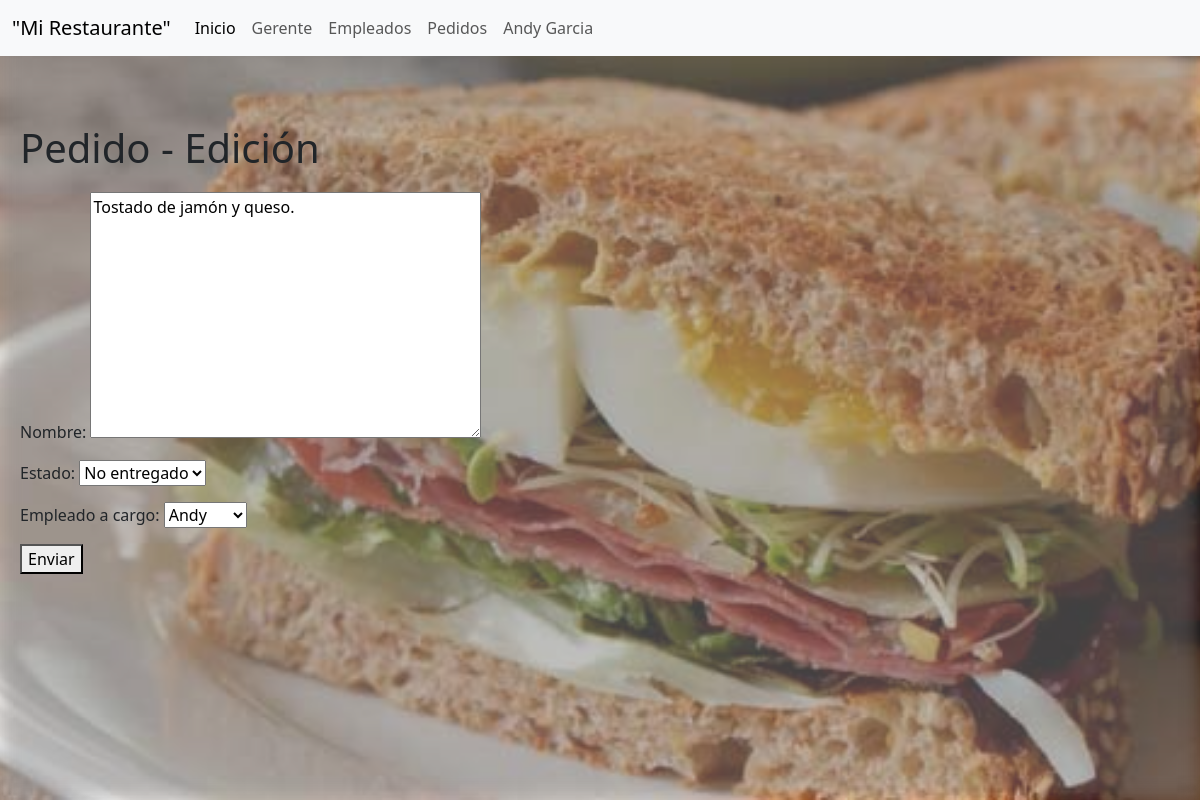
Screenshot of /restaurante/pedido_update/1/ (signed in) with the database file from the repository.
### restaurante/models.py (models this page shows, shortened)
class Pedido(models.Model):
    class Estado(models.TextChoices):
        ENTREGADO = "E", "Entregado"
        NO_ENTREGADO= "N" , "No entregado"
    nombre = models.TextField()
    horario_pedido = models.DateTimeField(auto_now_add=True)
    estado = models.CharField(max_length=1, choices=Estado.choices, default=Estado.NO_ENTREGADO)
    empleado_a_cargo = models.ForeignKey(Empleado, on_delete=models.CASCADE)

class Empleado(models.Model):
    nombre = models.CharField(max_length=100)
    edad = models.PositiveIntegerField(validators=[MinValueValidator(16)])
    observaciones = models.TextField(blank=True, null=True)
    horario_de_trabajo = models.TextField()
    def __str__(self):
        return self.nombre

### restaurante/views.py (the view)
# urls.py: path('pedido_update/<int:pk>/', login_required(views.PedidoUpdateView.as_view()), name='pedido_form'),
class PedidoUpdateView(UpdateView):
    model = models.Pedido
    form_class = forms.PedidoForm
    success_url = reverse_lazy("restaurante:pedido_list")

### restaurante/forms.py
class PedidoForm(forms.ModelForm):
    class Meta:
        model = Pedido
        exclude = ['horario_pedido']

### restaurante/templates/restaurante/pedido_form.html (shortened to what this page needs)
{% extends 'Main/base.html' %}
{% block content %}
    {% if form.instance.pk %}
        <h1>Pedido - Edición</h1>
    {% else %}
        <h1>Pedido - Creación</h1>
    {% endif %}
    <form method="post">
        {{ form.as_p }}
        <button type="submit">Enviar</button>
    </form>
{% endblock content %}

### Main/static/Main/css/style.css (style rules this page uses)
h1 { margin-bottom: 20px; }

### rows the page displays
Pedido: nombre "Tostado de jamón y queso.", estado "No entregado", empleado_a_cargo "Andy"
